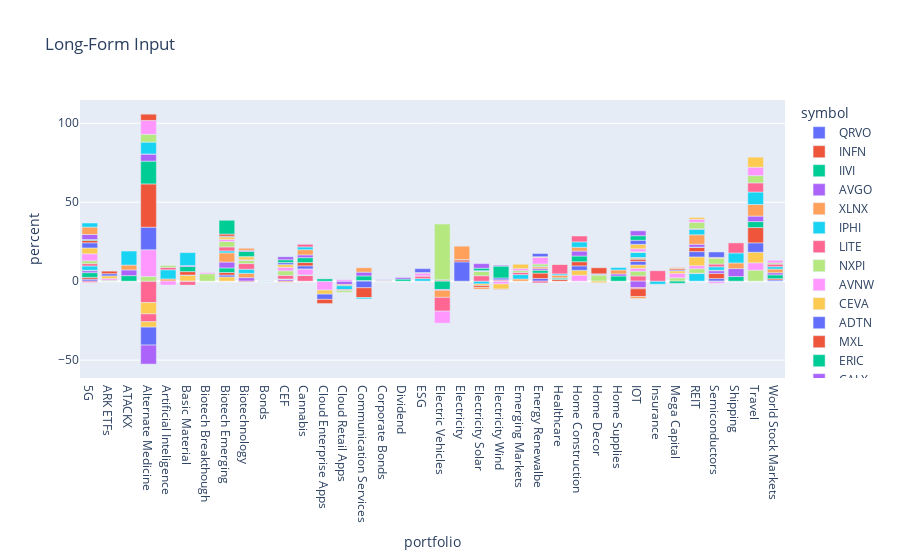

This figure's notebook cell:
### Code cell
fig = px.bar(dfp, x="portfolio", y="percent", color="symbol", 
              width=1330, height=800,title="Long-Form Input")
fig.show()
